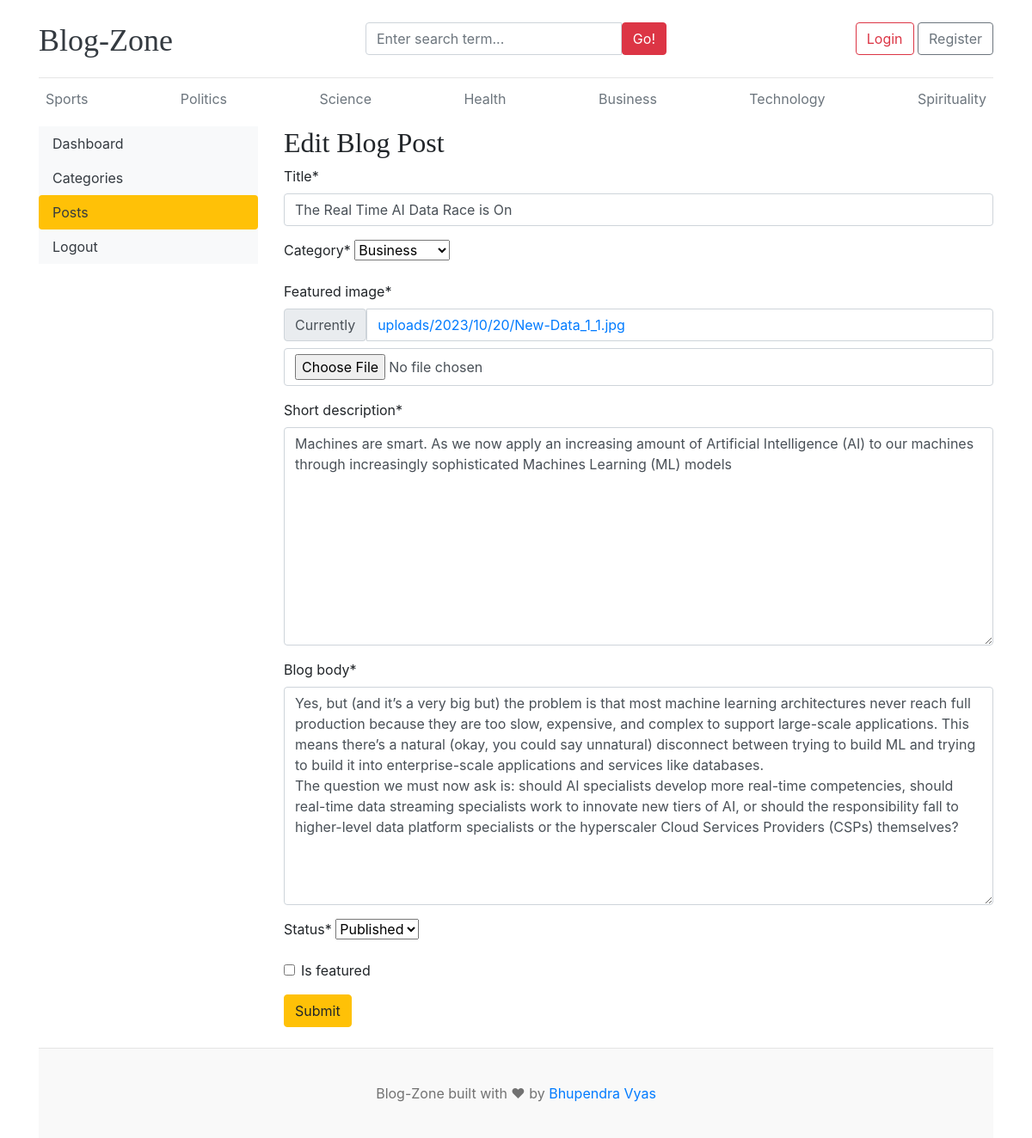
Page /dashboard/posts/edit/4/ on the committed database.
### blogs/models.py (models this page shows, shortened)
class Category(models.Model):
	category_name = models.CharField(max_length=50, unique=True)
	created_at = models.DateTimeField(auto_now_add=True)
	updated_at = models.DateTimeField(auto_now=True)
	class Meta:
		verbose_name_plural = 'categories'
	def __str__(self):
		return self.category_name

class Blog(models.Model):
	title = models.CharField(max_length=100)
	slug = models.SlugField(max_length=150, unique=True, blank=True)
	category = models.ForeignKey(Category, on_delete=models.CASCADE)
	author = models.ForeignKey(User, on_delete=models.CASCADE)
	featured_image = models.ImageField(upload_to='uploads/%Y/%m/%d')
	short_description = models.TextField(max_length=500)
	blog_body = models.TextField(max_length=2000)
	status = models.CharField(max_length=20, choices=STATUS_CHOICES, default='Draft')
	is_featured = models.BooleanField(default=False)
	created_at = models.DateTimeField(auto_now_add=True)
	updated_at = models.DateTimeField(auto_now=True)

### dashboard/views.py (the view, shortened to what this page needs)
# urls.py: path('posts/edit/<int:pk>/', views.edit_post, name='edit_post'),
def edit_post(request, pk):
    post = get_object_or_404(Blog, pk=pk)
    form = BlogPostForm(instance=post)      #passing instance here for getting the previous data for editing
    context = {
        'form': form,
        'post': post,
    }
    return render(request, 'dashboard/edit_post.html', context)

### dashboard/forms.py
class BlogPostForm(forms.ModelForm):
    class Meta:
        model = Blog
        fields = ('title', 'category', 'featured_image', 'short_description', 'blog_body', 'status', 'is_featured')

### blogs/context_processors.py (called while the page is built)
def get_categories(request):
    categories = Category.objects.all()
    return dict(categories=categories)

def get_social_links(request):
    social_links = SocialLink.objects.all()
    return dict(social_links=social_links)

### templates/dashboard/edit_post.html (shortened to what this page needs)
{% extends "base.html" %}
{% block content %}
{% load crispy_forms_tags %}
<div class="row">
    {% include "dashboard/sidebar.html" %}
    <div class="col-md-9">
        <h2>Edit Blog Post</h2>
        <form action="{% url 'edit_post' post.id %}" method="POST" enctype="multipart/form-data">
            {{ form | crispy }}
            <button type="submit" class="btn btn-warning">Submit</button>
        </form>
        <br>
    </div>
</div>
{% endblock content %}

### templates/base.html (shortened to what this page needs)
{% load static %}
<!DOCTYPE html>
<html lang="en">
<head>
    <link href="https://getbootstrap.com/docs/4.0/dist/css/bootstrap.min.css" rel="stylesheet">
    <link href='{% static "css/blog.css" %}' rel="stylesheet">
    <link rel="stylesheet" href="https://cdnjs.cloudflare.com/ajax/libs/font-awesome/4.7.0/css/font-awesome.min.css">
  </head>
<body>
    <div class="container">
      <header class="blog-header py-3">
        <div class="row flex-nowrap justify-content-between align-items-center">
          <div class="col-4 pt-1">
            <a class="blog-header-logo text-dark" href="{% url 'home' %}">Blog-Zone</a>
          </div>
          <div class="col-4">
            <form action="{% url 'search' %}" method="GET">
              <div class="input-group">
                <input class="form-control" type="text" value="{{keyword}}" name="keyword" placeholder="Enter search term..." aria-label="Enter search term..." aria-describedby="button-search" />
                <button type="submit" class="btn btn-danger" id="button-search" type="button">Go!</button>
              </div>
            </form>
          </div>
          <div class="col-4 d-flex justify-content-end align-items-center">
            {% if not user.is_authenticated %}
            <a class="btn btn-md btn-outline-danger" href="{% url 'login' %}">Login</a> &nbsp;
            <a class="btn btn-md btn-outline-secondary" href="{% url 'register' %}">Register</a>
            {% else %}
            <span><a href="{% url 'dashboard' %}" class="btn btn-danger">Dashboard</a></span>
            &emsp;
            <span><a href="{% url 'logout' %}" class="btn btn-danger">Logout</a></span>
            {% endif %}
          </div>
        </div>
      </header>
      <div class="nav-scroller py-1 mb-2">
        <nav class="nav d-flex justify-content-between">
          {% for cat in categories  %}
            <a class="p-2 text-muted" href="{% url 'posts_by_category' cat.id %}">{{ cat.category_name }}</a>
          {% endfor %}
        </nav>
    </div>
{% block content %}{% endblock content %}
<footer class="blog-footer">
    <p>Blog-Zone built with ❤ by <a href="#">Bhupendra Vyas</a></p>
</footer>
</body>
</html>

### blog_main/static/css/blog.css (style rules this page uses)
.blog-header { border-bottom: 1px solid #e5e5e5; }
.blog-header-logo { font-family: "Playfair Display", Georgia, "Times New Roman", serif; font-size: 2.25rem; }
h1, h2, h3, h4, h5, h6 { font-family: "Playfair Display", Georgia, "Times New Roman", serif; }
.blog-footer { padding: 2.5rem 0; color: #727272; text-align: center; background-color: #f9f9f9; border-top: .05rem solid #e5e5e5; }
.blog-footer p:last-child { margin-bottom: 0; }

### rows in the picture
Category: category_name "Sports"
Category: category_name "Politics"
Category: category_name "Science"
Category: category_name "Health"
Category: category_name "Business"
Category: category_name "Technology"
Category: category_name "Spirituality"
Blog: title "The Real Time AI Data Race is On", category "Business", short_description "Machines are smart. As we now apply an increasing amount of Artificial Intelligence (AI) to our machines through increasingly sophisticated Machines Learning (ML) models", blog_body "Yes, but (and it’s a very big but) the problem is that most machine learning architectures never reach full production because they are too slow, expensive, and complex to support large-scale applications. This means there’s a natural (okay, you could say unnatural) disconnect between trying to build ML and trying to build it into enterprise-scale applications and services like databases. The question we must now ask is: should AI specialists develop more real-time competencies, should real-time data streaming specialists work to innovate new tiers of AI, or should the responsibility fall to higher-level data platform specialists or the hyperscaler Cloud Services Providers (CSPs) themselves?", status "Published"
